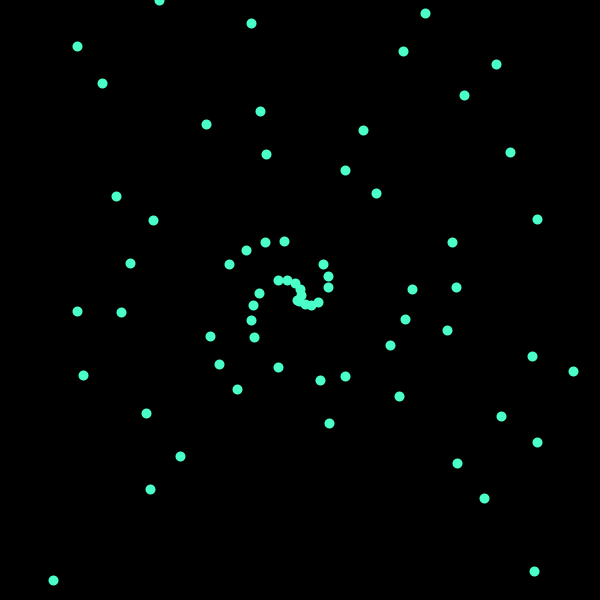
Frame 1 (no input)
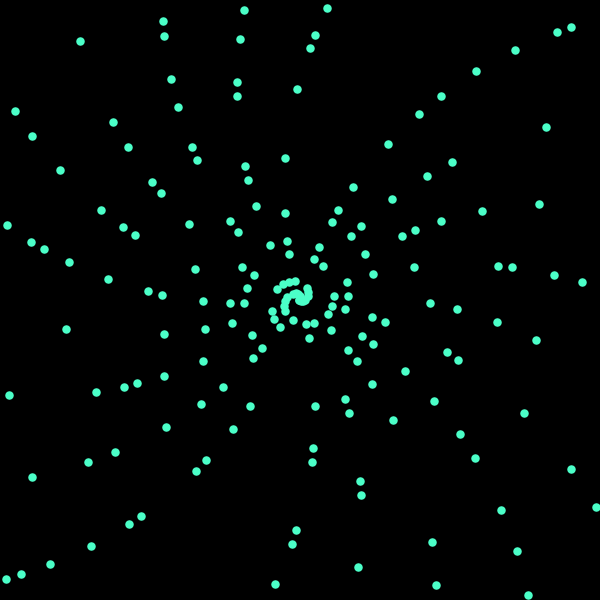
Frame 60 (the mouse pressed at the canvas centre just before this capture)
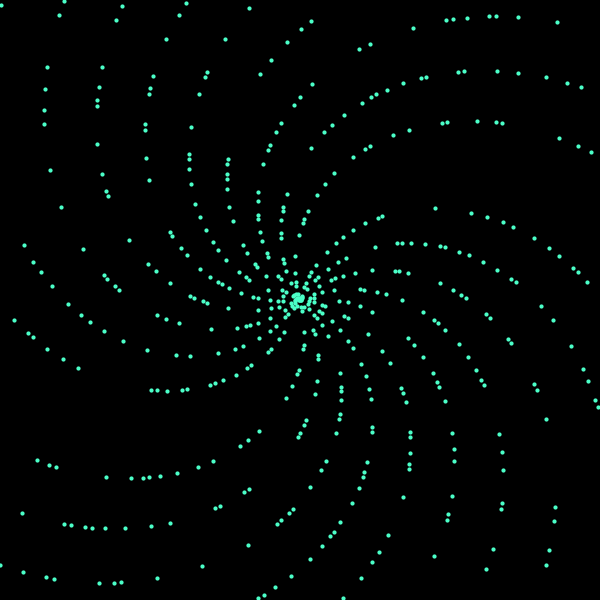
Frame 120 (the mouse held since frame 60 and released just before this capture)

The Processing sketch that drew these frames (run headless with seeded random() and noise(); from frame 60 on, the mouse is pressed at the canvas centre):

// Processing sketch: Prime_visualisation
// ── Prime_visualisation.pde
float scale=1; static float sqrt2=sqrt(2); 

void setup(){
  size(600, 600);
  frameRate(60);
  surface.setResizable(true);
  surface.setTitle("Pretty primes");
}

void mousePressed(){redraw();}

void draw(){
  background(0);
  translate(width/2, height/2);
  PVector p; float lmax=(width>height?width:height)/2.*sqrt2*scale;
  stroke(75, 255, 200); strokeWeight(constrain(10/log(scale), 1, 10));
  for (int i=0; i<lmax; i++)
      if (prime(i)){
          p = PVector.fromAngle(i).mult(i).mult(1/scale);
          if (p.x>=-width/2 && p.x<=width/2 && p.y>=-height/2 && p.y<=height/2)
              point(p.x, p.y);
      }
  scale+=0.02*scale;
  if (frameRate<5 && millis()>2000)noLoop();
}

boolean prime(int n){
  if (n<=3) return n>1;
  if (n%2==0 || n%3==0) return false;
  for (int i=5; i*i<=n; i+=6)
      if (n%i==0 || n%(i+2)==0)
          return false;
  return true;
}
